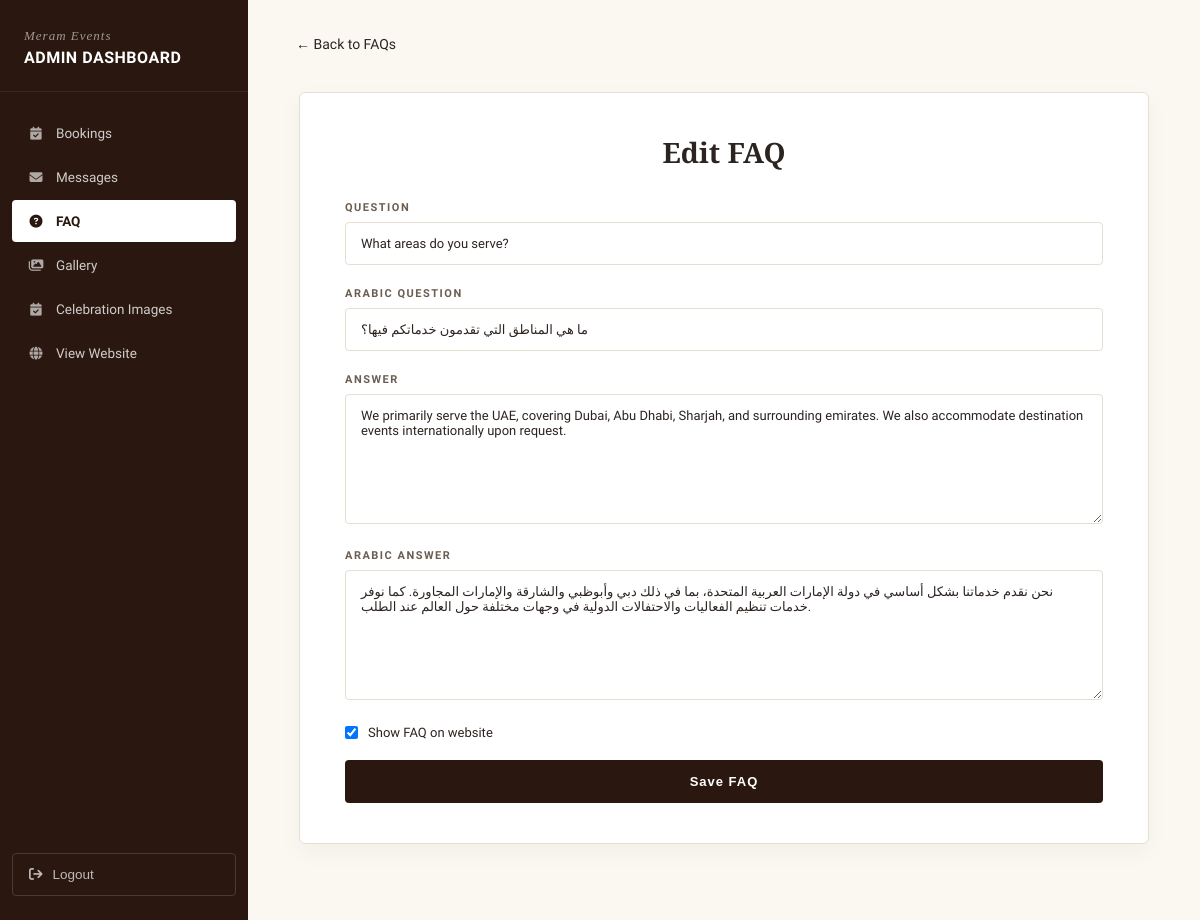
Page /dashboard/faqs/1/ (signed in) on the earlier database version.
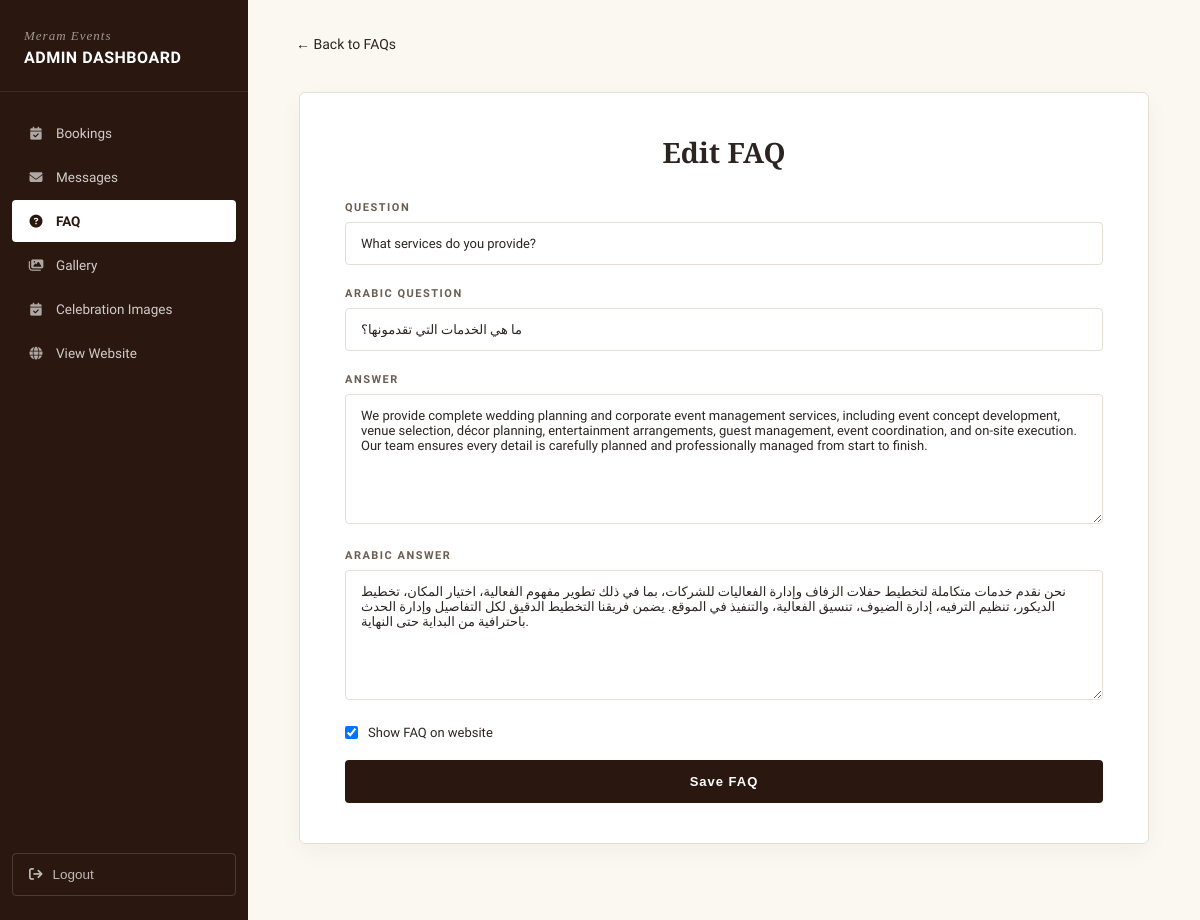
Same page on the later database version.
### main/models.py (models this page shows, shortened)
class FAQ(models.Model):
    CATEGORY_CHOICES = [
        ('general', 'General'),
        ('wedding', 'Wedding'),
        ('corporate', 'Corporate'),
        ('booking', 'Booking'),
    ]
    question = models.CharField(max_length=500)
    question_ar = models.CharField(max_length=500, blank=True, null=True)
    answer = models.TextField()
    answer_ar = models.TextField(blank=True, null=True)
    category = models.CharField(
        max_length=50,
        choices=CATEGORY_CHOICES,
        default='general'
    )
    order = models.IntegerField(default=0)
    is_active = models.BooleanField(default=True)
    class Meta:
        ordering = ['order']

### main/views.py (the view, shortened to what this page needs)
@login_required(login_url='dashboard_login')
def dashboard_faq_detail(request,pk):
    faq=get_object_or_404(FAQ,pk=pk)
    return render(request,"dashboard/faq_form.html",{
        "faq":faq,
        "active_page":"faq"
    })

### main/templates/dashboard/faq_form.html (shortened to what this page needs)
{% extends 'dashboard/dashboard_base.html' %}
{% block dashboard_content %}
<a href="{% url 'dashboard_faqs' %}" class="bd-back">
    ← Back to FAQs
</a>
<div class="faq-form-wrapper">
    <div class="faq-form-card">
        <h3>
            {% if faq %}
            Edit FAQ
            {% else %}
            Add New FAQ
            {% endif %}
        </h3>
        <form method="post">
            <div class="faq-field">
                <label>
                    Question
                </label>
                <input class="faq-input" name="question" value="{{faq.question}}" placeholder="Enter question">
            </div>
            <div class="faq-field">
                <label>
                    Arabic Question
                </label>
                <input class="faq-input" name="question_ar" value="{{faq.question_ar}}"
                    placeholder="Enter Arabic question">
            </div>
            <div class="faq-field">
                <label>
                    Answer
                </label>
                <textarea class="faq-textarea" name="answer" placeholder="Enter answer">{{faq.answer}}</textarea>
            </div>
            <div class="faq-field">
                <label>
                    Arabic Answer
                </label>
                <textarea class="faq-textarea" name="answer_ar"
                    placeholder="Enter Arabic answer">{{faq.answer_ar}}</textarea>
            </div>
            <label class="faq-active">
                <input type="checkbox" name="is_active" {% if faq.is_active %}checked{% endif %}>
                Show FAQ on website
            </label>
            <button class="faq-save">
                Save FAQ
            </button>
        </form>
    </div>
</div>
{% endblock %}

Differences in the rows shown:
changed FAQ: question "What areas do you serve?" → "What services do you provide?"; question_ar "ما هي المناطق التي تقدمون خدماتكم فيها؟" → "ما هي الخدمات التي تقدمونها؟"; answer "We primarily serve the UAE, covering Dubai, Abu Dhabi, Sharjah, and surrounding emirates. We also accommodate destination events internationally upon request." → "We provide complete wedding planning and corporate event management services, including event concept development, venue selection, décor planning, entertainment arrangements, guest management, event coordination, and on-site execution. Our team ensures every detail is carefully planned and professionally managed from start to finish."; answer_ar "نحن نقدم خدماتنا بشكل أساسي في دولة الإمارات العربية المتحدة، بما في ذلك دبي وأبوظبي والشارقة والإمارات المجاورة. كما نوفر خدمات تنظيم الفعاليات والاحتفالات الدولية في وجهات مختلفة حول العالم عند الطلب." → "نحن نقدم خدمات متكاملة لتخطيط حفلات الزفاف وإدارة الفعاليات للشركات، بما في ذلك تطوير مفهوم الفعالية، اختيار المكان، تخطيط الديكور، تنظيم الترفيه، إدارة الضيوف، تنسيق الفعالية، والتنفيذ في الموقع. يضمن فريقنا التخطيط الدقيق لكل التفاصيل وإدارة الحدث باحترافية من البداية حتى النهاية."
